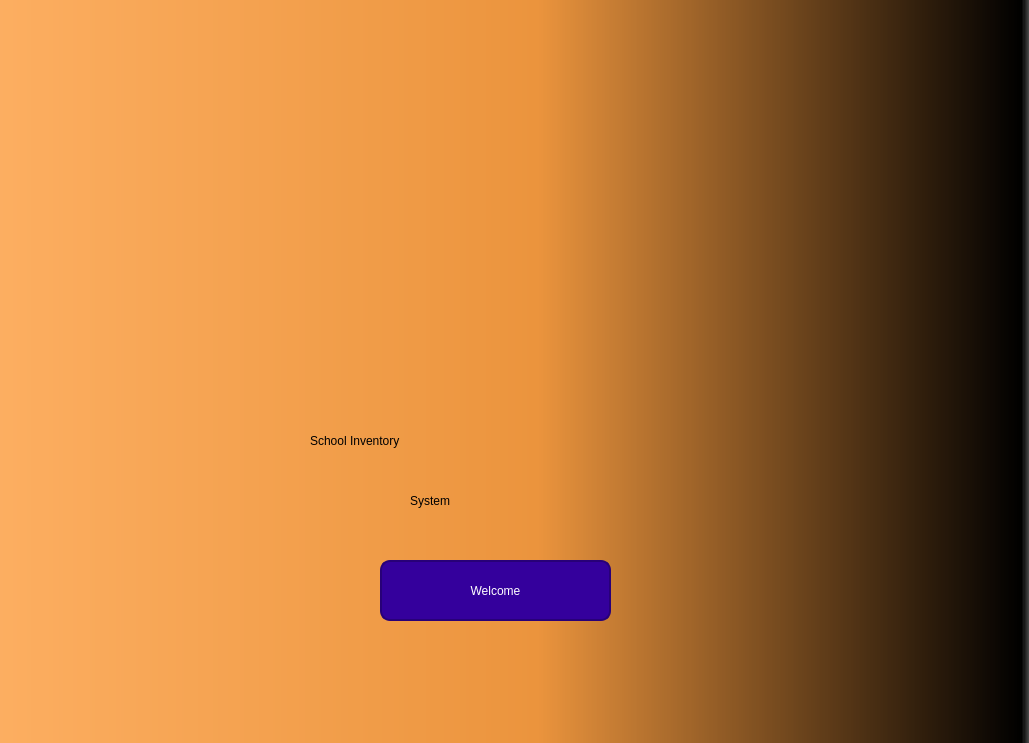
<?xml version="1.0" encoding="UTF-8"?>
<ui version="4.0">
 <class>widget</class>
 <widget class="QWidget" name="widget">
  <property name="geometry">
   <rect>
    <x>0</x>
    <y>0</y>
    <width>1029</width>
    <height>743</height>
   </rect>
  </property>
  <property name="windowTitle">
   <string>ICT U School Inventory System</string>
  </property>
  <property name="windowIcon">
   <iconset>
    <normaloff>ICT logo.png</normaloff>ICT logo.png</iconset>
  </property>
  <property name="styleSheet">
   <string notr="true"/>
  </property>
  <widget class="QLabel" name="label">
   <property name="geometry">
    <rect>
     <x>-80</x>
     <y>-20</y>
     <width>1121</width>
     <height>771</height>
    </rect>
   </property>
   <property name="styleSheet">
    <string notr="true">background-color: qlineargradient(spread:pad, x1:0, y1:0, x2:1, y2:0, stop:0 rgba(255, 178, 102, 255), stop:0.55 rgba(235, 148, 61, 255), stop:0.98 rgba(0, 0, 0, 255), stop:1 rgba(0, 0, 0, 0));</string>
   </property>
   <property name="text">
    <string>TextLabel</string>
   </property>
  </widget>
  <widget class="QLabel" name="label_2">
   <property name="geometry">
    <rect>
     <x>310</x>
     <y>410</y>
     <width>391</width>
     <height>61</height>
    </rect>
   </property>
   <property name="styleSheet">
    <string notr="true">font: 30pt &quot;MS Shell Dlg 2&quot;;</string>
   </property>
   <property name="text">
    <string>School Inventory</string>
   </property>
  </widget>
  <widget class="QLabel" name="ICTU_Image">
   <property name="geometry">
    <rect>
     <x>340</x>
     <y>70</y>
     <width>291</width>
     <height>321</height>
    </rect>
   </property>
   <property name="styleSheet">
    <string notr="true">font: 36pt &quot;MS Shell Dlg 2&quot;;</string>
   </property>
   <property name="text">
    <string/>
   </property>
   <property name="pixmap">
    <pixmap>:/Images/ICT logo.png</pixmap>
   </property>
   <property name="scaledContents">
    <bool>true</bool>
   </property>
  </widget>
  <widget class="QPushButton" name="welcome_btn">
   <property name="geometry">
    <rect>
     <x>380</x>
     <y>560</y>
     <width>231</width>
     <height>61</height>
    </rect>
   </property>
   <property name="styleSheet">
    <string notr="true">QPushButton {
    border-radius: 10px;
    font: 18pt &quot;MS Shell Dlg 2&quot;;
    color: white;
    background-color: rgb(52, 0, 156); /* Initial background color */
    border: 2px solid rgb(40, 0, 120); /* Optional border */
    padding: 5px; /* Optional padding for better aesthetics */
}

QPushButton:hover {
    background-color: rgb(72, 28, 200); /* Slightly lighter shade on hover */
    border: 2px solid rgb(62, 18, 180); /* Change border color on hover */
}

QPushButton:pressed {
    background-color: rgb(32, 0, 120); /* Darker shade when pressed */
    border: 2px solid rgb(20, 0, 90); /* Change border color when pressed */
    color: lightgray; /* Optional: change text color when pressed */
}
</string>
   </property>
   <property name="text">
    <string>Welcome</string>
   </property>
  </widget>
  <widget class="QLabel" name="label_3">
   <property name="geometry">
    <rect>
     <x>410</x>
     <y>470</y>
     <width>171</width>
     <height>61</height>
    </rect>
   </property>
   <property name="styleSheet">
    <string notr="true">font: 30pt &quot;MS Shell Dlg 2&quot;;</string>
   </property>
   <property name="text">
    <string>System</string>
   </property>
  </widget>
 </widget>
 <resources>
  <include location="My_resource.qrc"/>
 </resources>
 <connections/>
</ui>
